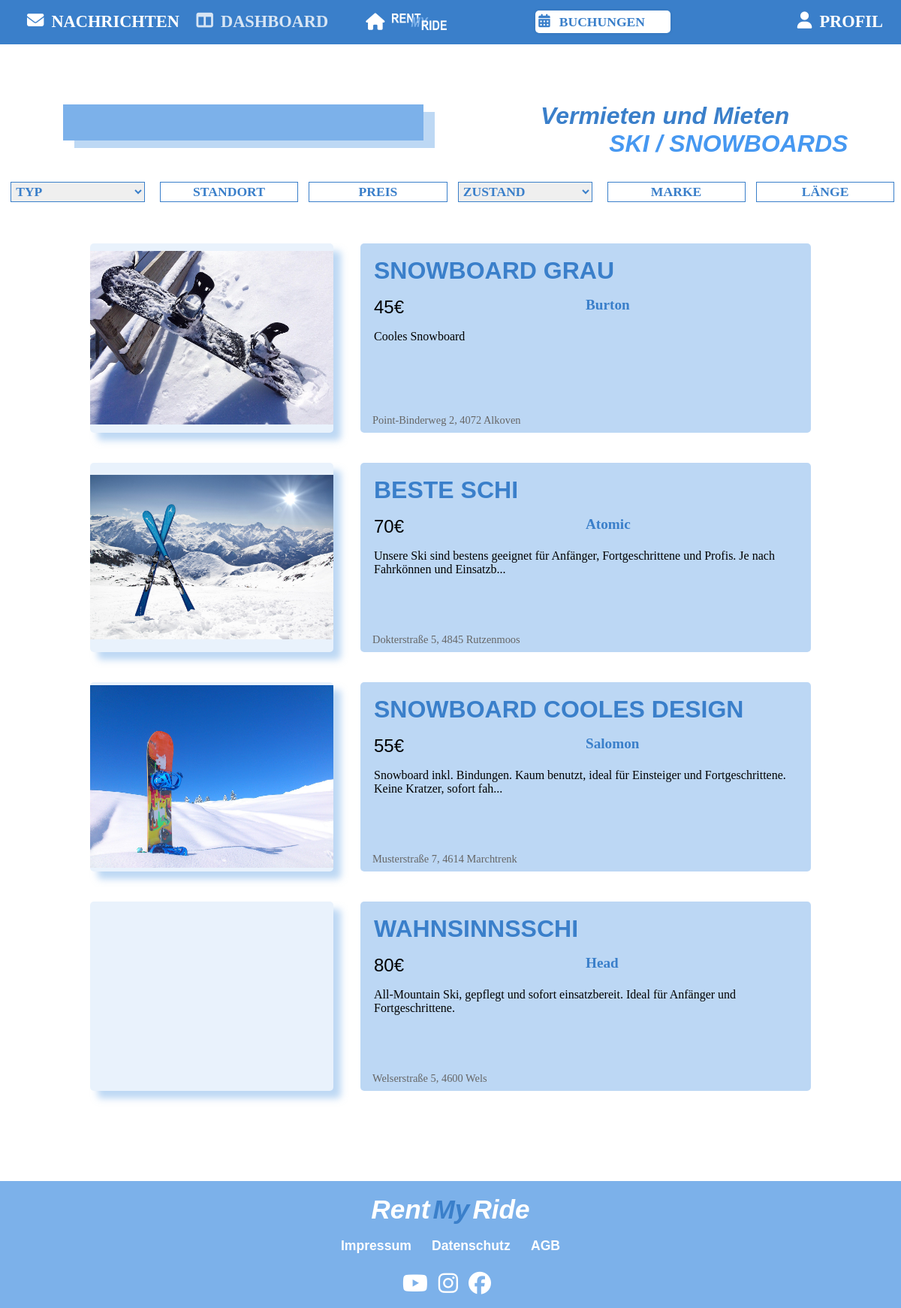
/project/pages/search.php, run on the app's committed database.
### tables this page shows
CREATE TABLE `listings` (
  `id` int NOT NULL,
  `user_id` int NOT NULL,
  `title` varchar(60) NOT NULL,
  `description` varchar(1500) NOT NULL,
  `price` int NOT NULL,
  `state` varchar(30) NOT NULL,
  `brand` varchar(100) NOT NULL,
  `length` int NOT NULL,
  `typ` varchar(50) NOT NULL,
  `publishDate` date NOT NULL,
  `street` varchar(200) NOT NULL,
  `house_number` int NOT NULL,
  `postal_code` int NOT NULL,
  `town` varchar(200) NOT NULL,
  `counter` int NOT NULL
);

CREATE TABLE `images` (
  `id` int NOT NULL,
  `listing_id` int NOT NULL,
  `path` varchar(200) NOT NULL
);

### project/pages/search.php (the view, shortened to what this page needs)
<?php require '../sql/session.php';
    require '../sql/mysql.php';
    $search = isset($_GET['search']) ? htmlspecialchars($_GET['search']) : '';
    $condition = isset($_GET['condition']) ? htmlspecialchars($_GET['condition']) : '';
    $type = isset($_GET['type']) ? htmlspecialchars($_GET['type']) : '';
?>
<!DOCTYPE html>
<html lang="en">
<head>
    <link rel="stylesheet" href="https://cdnjs.cloudflare.com/ajax/libs/font-awesome/6.5.0/css/all.min.css">
</head>
<body>
    <?php require '../generalPhp/navigation.php'; ?>
      <input type="text" id="search" value="<?php echo $search; ?>">
      <div id="searchText">
        <h3 id="vermiete">Vermieten und Mieten</h3>
        <h3 id="skisnow">Ski / Snowboards</h3>
    </div>
    <div id="filterGrid">
        <select name="type" id="filterType" onchange="searchType()">
            <option value="" <?php if ($type == '') echo 'selected'; ?>>Typ</option>
        </select>
        <div onclick="showInputLocation()" id="location">Standort</div>
        <div onclick="showInputPrice()" id="price">Preis</div>
        <select name="condition" id="filterCondition" onchange="searchCondition()">
            <option value="" <?php if ($condition == '') echo 'selected'; ?>>Zustand</option>
        </select>
        <div onclick="showInputBrand()" id="brand">Marke</div>
        <div onclick="shotInputLength()" id="length">Länge</div>
    </div>
    <div id="searchResults">
        <?php
        $sqlState = "SELECT * FROM listings";
        $params = [];
        $types = "";
        if (isset($_SESSION['email']) && $_SESSION['email'] != '') {
            $sqlState .= " WHERE user_id != (SELECT id FROM user WHERE email = ?) AND (title LIKE ? OR description LIKE ? OR brand LIKE ? OR town LIKE ? OR typ LIKE ?)";
            $params[] = $_SESSION['email'];
            $types .= "ssssss";
            $params[] = "%" . $search . "%";
            $params[] = "%" . $search . "%";
            $params[] = "%" . $search . "%";
            $params[] = "%" . $search . "%";
            $params[] = "%" . strtolower($search) . "%";
        } else {
            $sqlState .= " WHERE title LIKE ?";
            $types .= "s";
            $params[] = "%" . $search . "%";
        }
        $stmt = $conn->prepare($sqlState);
        if (!empty($params)) {
            $stmt->bind_param($types, ...$params);
        }
        $stmt->execute();
        $result = $stmt->get_result();
        while ($row = $result->fetch_assoc()) {
            $imageStmt = $conn->prepare("SELECT path FROM images WHERE listing_id = ? LIMIT 1");
            $imageStmt->bind_param("i", $row['id']);
            $imageStmt->execute();
            $imageResult = $imageStmt->get_result();
            $rowImage = $imageResult->fetch_assoc();
          $imgSrc = isset($rowImage['path']) ? '../sql/' . $rowImage['path'] : '../assets/placeholder.jpg';
          echo '<div class="searchResult" onclick="window.location.href=\'product.php?id=' . $row['id'] . '\'">';
            echo '<div class="searchResultImage" style="background-image: url(' . $imgSrc . ');"></div>';
            echo '<div class="searchResultText">';
                echo '<h3 class="title">' . htmlspecialchars($row['title']) . '</h3>';
                echo '
                <div class="gridPriceBrand">' .
                '<p class="price">' . htmlspecialchars($row['price']) . "€" . '</p>' .
                '<p class="brand">' . htmlspecialchars($row['brand']) . '</p>' .
                '</div>';
                $description = htmlspecialchars($row['description']);
                $length = strlen($description);
                $result2 = '';
                $maxLength = 110;
                if($length < $maxLength) {
                    $maxLength = $length;
                }
                for ($i = 0; $i < $maxLength; $i++) {
                    $result2 .= $description[$i];
                }
                if($length > $maxLength) {
                    $result2 .= '...';
                }
                echo '<p class="description">' . $result2 . '</p>';
                echo '<p class="location">' . htmlspecialchars($row['street']) . " " . htmlspecialchars($row['house_number']) . ", " . htmlspecialchars($row['postal_code']) . " " . htmlspecialchars($row['town']) . '</p>';
            echo '</div>';
          echo '</div>';
        }
        ?>
     </div>
    <?php require '../generalPhp/footer.php'; ?>
</body>
</html>

### project/generalPhp/navigation.php
<nav id="navigation">
            <div class="navContainer">
                <a href="http://localhost:8080/2425-sommerprojekt-3chitm-JakobPeneder/project/pages/message.php">
                    <i class="fa-solid fa-envelope iconsNav"></i>
                    Nachrichten
                </a>
            </div>
            <?php
                if(isset($_SESSION['loggedIn']) && $_SESSION['loggedIn'] == true) {
                    echo '
                    <div class="navContainer">
                        <a href="http://localhost:8080/2425-sommerprojekt-3chitm-JakobPeneder/project/pages/dashboard.php">
                            <i class="fa-solid fa-table-columns iconsNav"></i>
                            Dashboard
                        </a>
                    </div>';
                } else {
                     echo '
                    <div class="navContainer">
                        <a href="http://localhost:8080/2425-sommerprojekt-3chitm-JakobPeneder/project/pages/dashboard.php" class="notClickable">
                            <i class="fa-solid fa-table-columns iconsNav"></i>
                            Dashboard
                        </a>
                    </div>';
                }
            ?>
            <div class="navContainer">
                <a href="http://localhost:8080/2425-sommerprojekt-3chitm-JakobPeneder/project/index.php">
                    <i class="fa-solid fa-house iconsNav"></i>
                    <?php
                        $isHome = basename($_SERVER['PHP_SELF']) === 'index.php';
                        if ($isHome) {
                            echo '<img src="./images/logo.png" alt="Logo" id="logo">';
                        } else {
                            echo '<img src="../images/logo.png" alt="Logo" id="logo">';
                        }
                    ?>
                                    </a>
            </div>
            <div class="navContainer highlight">
                <a id="bookingStyle" href="http://localhost:8080/2425-sommerprojekt-3chitm-JakobPeneder/project/pages/bookings.php" style="font-size: 1.1em;">
                    <i class="fa fa-calendar-alt" id="calendar"></i>
                    Buchungen
                </a>
            </div>
            <div class="navContainer toomuchWidth">
                <a onclick="checkSession()" id="profilStyle">
                    <i class="fa-solid fa-user iconsNav"></i>
                    Profil
                </a>
            </div>
    </nav>

### project/generalPhp/footer.php
<div id="footer">
        <p class="footerRent">Rent</p>
        <p class="footerRent" style="color: #3A7FCA;">My</p>
        <p class="footerRent">Ride</p>
        <br>
        <br>
        <a>Impressum</a>
        <a>Datenschutz</a>
        <a>AGB</a>
        <br>
        <i class="fa-brands fa-youtube iconsSocial"></i>
        <i class="fa-brands fa-instagram iconsSocial"></i>
        <i class="fa-brands fa-facebook iconsSocial"></i>
    </div>

### project/css/search.css (style rules this page uses)
body { overflow:visible; }
#searchText { margin-top: 7vh; position: absolute; top: 10vh; left: 60vw; }
#filterGrid { display: grid; grid-template-columns: 1fr 1fr 1fr 1fr 1fr 1fr; width: 100%; padding: 1.2%; align-items: center; box-sizing: border-box; text-align: center; grid-gap: 20px; }
#filterGrid div, select { width: 100%; padding: 1%; border: 1px solid var(--primary-color); font-family: InterX; text-transform: uppercase; color: var(--primary-color); font-weight: bold; font-size: 1.1rem; }
option { text-transform: none; }
select { outline: none; }
.searchResultImage { width: 80%; height: 27vh; padding: 5%; background-attachment: scroll; background-size: contain; background-position: center; background-repeat: no-repeat; background-color: rgba(124, 177, 234, 0.167); border-radius: 5px; box-shadow: 10px 10px 10px rgba(124, 177, 234, 0.50); }
.searchResult { width: 100%; display: grid; grid-template-columns: 30% 50%; justify-content: center; box-sizing: border-box; margin-bottom: 5vh; cursor: pointer; }
.searchResultText { position: relative; width: 100%; padding: 3%; box-sizing: border-box; background-color: rgba(124, 177, 234, 0.505); padding-bottom: 2rem; border-radius: 5px; }
.searchResultText p { width: 100%; box-sizing: border-box; }
#searchResults { width: 100%; margin-top: 5vh; margin-bottom: 15vh; box-sizing: border-box; }
#search { width: 40%; margin-top: 10vh; margin-left: 7vw; margin-bottom: 5vh; outline: none; padding: 1.1%; background: var(--secondary-color); border: none; box-shadow: 15px 10px rgba(124, 177, 234, 0.50); padding-left: 50px; background-image: url('https://cdn-icons-png.flaticon.com/512/622/622669.png'); background-size: 1.5vw 1.5vw; background-repeat: no-repeat; background-position: 14px center; font-size: 1.2rem; }
#vermiete { color: var(--primary-color); font-family: var(--primary-font); font-size: 2rem; font-style: italic; font-weight: 700; line-height: normal; }
#skisnow { color: var(--quaternary-color); font-family: var(--primary-font); font-size: 2rem; font-style: italic; font-weight: 700; line-height: normal; text-transform: uppercase; margin-left: 7.6vw; }
.title { color: var(--primary-color); font-family: var(--primary-font); font-size: 2rem; line-height: normal; text-transform: uppercase; }
.price { color: var(--quinary-color); font-family: var(--primary-font); font-size: 1.5rem; line-height: normal; }
.location { position: absolute; bottom: 0.5rem; left: 1rem; font-size: 0.9rem; color: #666; }
.brand { font-size: 1.2rem; color: var(--primary-color); font-weight: bold; }
.gridPriceBrand { width: 100%; display: grid; grid-template-columns: 1fr 1fr; box-sizing: border-box; margin-top: 2vh; margin-bottom: 2vh; }

### data on the page
listings: images.path (picture), title "SNOWBOARD GRAU", price "45", brand "Burton", result2 "Cooles Snowboard", street "Point-Binderweg", house_number "2", postal_code "4072", town "Alkoven"
listings: images.path (picture), title "BESTE SCHI", price "70", brand "Atomic", result2 "Unsere Ski sind bestens geeignet für Anfänger, Fortgeschrittene und Profis. Je nach Fahrkönnen und Einsatzb...", street "Dokterstraße", house_number "5", postal_code "4845", town "Rutzenmoos"
listings: images.path (picture), title "SNOWBOARD COOLES DESIGN", price "55", brand "Salomon", result2 "Snowboard inkl. Bindungen. Kaum benutzt, ideal für Einsteiger und Fortgeschrittene. Keine Kratzer, sofort fah...", street "Musterstraße", house_number "7", postal_code "4614", town "Marchtrenk"
listings: title "WAHNSINNSSCHI", price "80", brand "Head", result2 "All-Mountain Ski, gepflegt und sofort einsatzbereit. Ideal für Anfänger und Fortgeschrittene.", street "Welserstraße", house_number "5", postal_code "4600", town "Wels"
